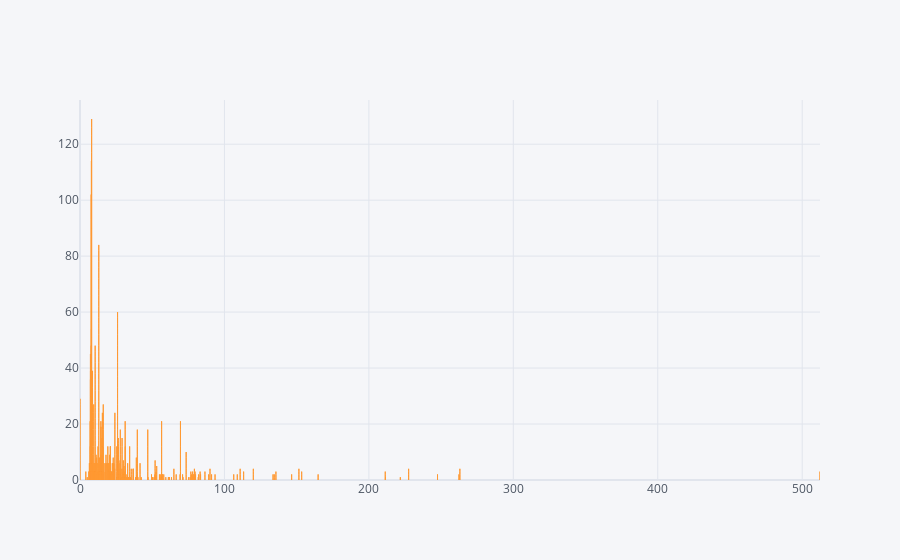

Notebook cell for this chart:
### Code cell
df1.iplot(x="fare",y='pclass',kind='bar')

### Figure 1 — Plotly figure (JSON) as saved in the notebook; plotly's stock layout.template omitted (floating-point values rounded to 4 significant figures; data arrays with more than 128 entries replaced by an {"elided": "..."} marker saying what was removed)
{"data": [{"marker": {"color": "rgba(255, 153, 51, 0.6)", "line": {"color": "rgba(255, 153, 51, 1.0)", "width": 1}}, "name": "pclass", "orientation": "v", "text": "", "type": "bar", "x": {"elided": "891 float values"}, "y": {"elided": "891 int values"}}], "layout": {"legend": {"bgcolor": "#F5F6F9", "font": {"color": "#4D5663"}}, "paper_bgcolor": "#F5F6F9", "plot_bgcolor": "#F5F6F9", "title": {"font": {"color": "#4D5663"}}, "xaxis": {"gridcolor": "#E1E5ED", "showgrid": true, "tickfont": {"color": "#4D5663"}, "title": {"font": {"color": "#4D5663"}, "text": ""}, "zerolinecolor": "#E1E5ED"}, "yaxis": {"gridcolor": "#E1E5ED", "showgrid": true, "tickfont": {"color": "#4D5663"}, "title": {"font": {"color": "#4D5663"}, "text": ""}, "zerolinecolor": "#E1E5ED"}}}
